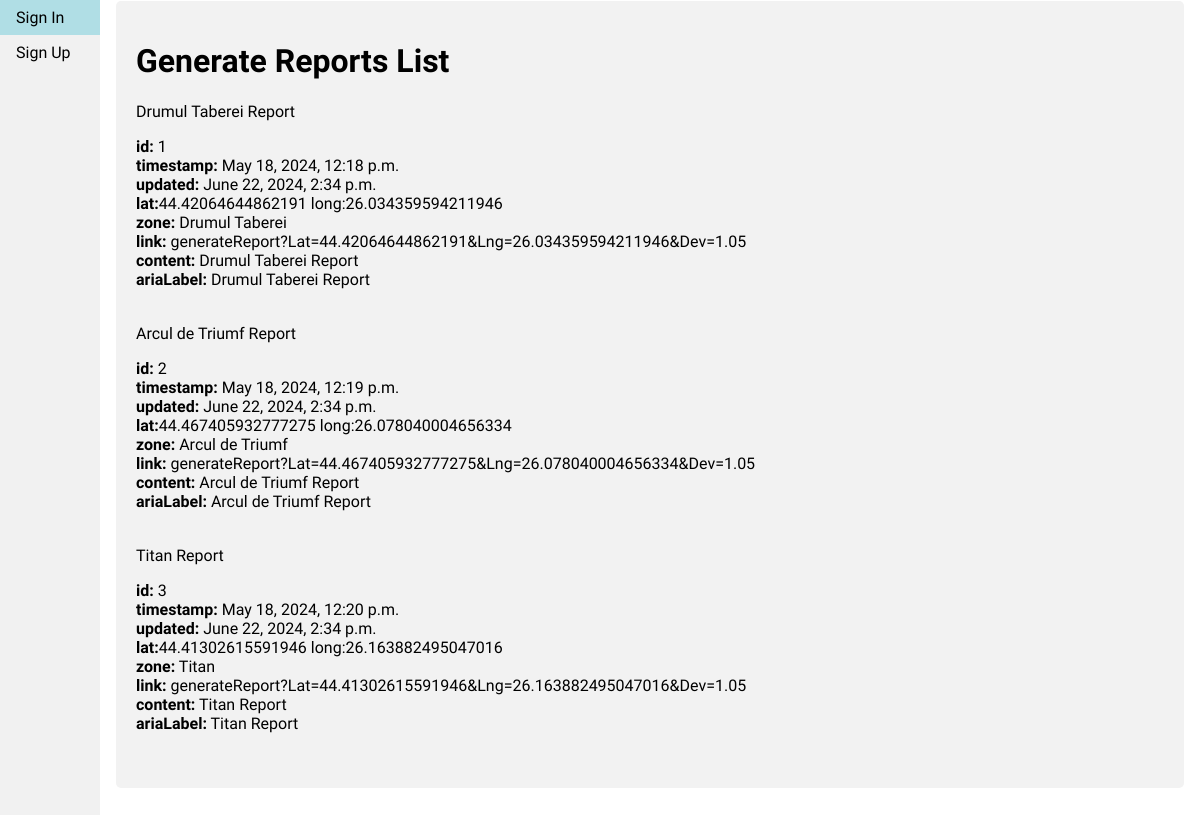
The page /generateReportsList on the database as committed earlier.
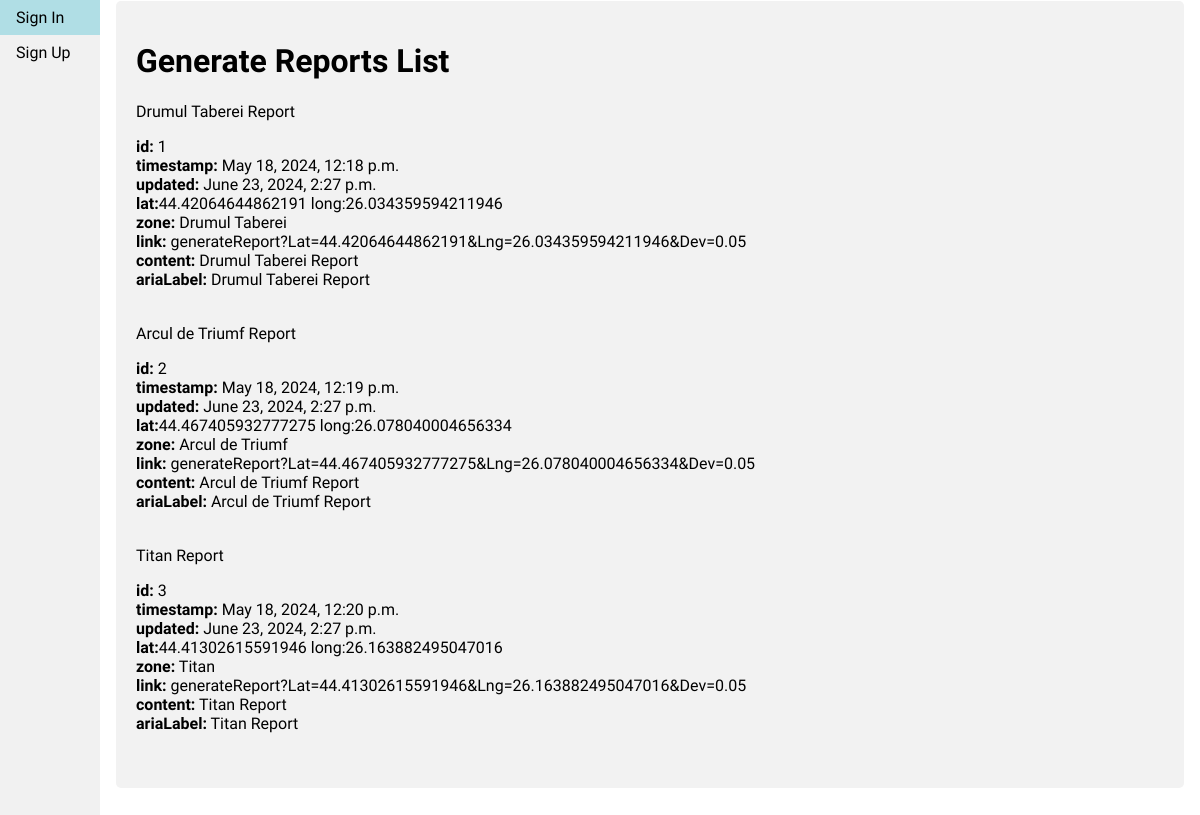
The same page on the database as committed later.
### users_tutorial/models.py (models this page shows, shortened)
class GenerateReport(models.Model):
	timestamp = models.DateTimeField(auto_now_add=True)
	updated = models.DateTimeField(auto_now=True)
	lat = models.FloatField()
	lng = models.FloatField()
	zone = models.CharField(max_length=100)
	link = models.URLField(max_length=200)
	content = models.CharField(max_length=300)
	ariaLabel = models.CharField(max_length=100)
	title = models.CharField(max_length=100)

### users_tutorial/views.py (the view)
# urls.py: path('generateReportsList', views.generateReportsList, name="generateReportsList"),
def generateReportsList(request):
	generate_reports_list = GenerateReport.objects.all()
	return render(request, 'lists/generate_reports_list.html', {'generate_reports_list': generate_reports_list})

### templates/lists/generate_reports_list.html (shortened to what this page needs)
{% extends 'base.html' %}
{% load static %}
{% block content %}
    <div class='container'>
        <h1>Generate Reports List</h1>
        {% for report in generate_reports_list %}
            <div class="card">
                <div class="card-header"> {{ report.title }} </div>
                <div class="card-body">
                    <p class="card-text">
                        <strong>id:</strong> {{ report.id }}</br>
                        <strong>timestamp:</strong> {{ report.timestamp }}</br>
                        <strong>updated:</strong> {{ report.updated }}</br>
                        <strong>lat:</strong>{{ report.lat }} long:{{ report.lng }}</br>
                        <strong>zone:</strong> {{ report.zone }}</br>
                        <strong>link:</strong> {{ report.link }}</br>
                        <strong>content:</strong> {{ report.content }}</br>
                        <strong>ariaLabel:</strong> {{ report.ariaLabel }}</br>
                    </p>
                </div>
            </div>
        {% endfor %}
    </div>
{% endblock %}

Rows that differ between the two databases and show on the page:
changed GenerateReport "Drumul Taberei Report": updated "June 22, 2024, 2:34 p.m." → "June 23, 2024, 2:27 p.m."; link "generateReport?Lat=44.42064644862191&Lng=26.034359594211946&Dev=1.05" → "generateReport?Lat=44.42064644862191&Lng=26.034359594211946&Dev=0.05"
changed GenerateReport "Arcul de Triumf Report": updated "June 22, 2024, 2:34 p.m." → "June 23, 2024, 2:27 p.m."; link "generateReport?Lat=44.467405932777275&Lng=26.078040004656334&Dev=1.05" → "generateReport?Lat=44.467405932777275&Lng=26.078040004656334&Dev=0.05"
changed GenerateReport "Titan Report": updated "June 22, 2024, 2:34 p.m." → "June 23, 2024, 2:27 p.m."; link "generateReport?Lat=44.41302615591946&Lng=26.163882495047016&Dev=1.05" → "generateReport?Lat=44.41302615591946&Lng=26.163882495047016&Dev=0.05"
